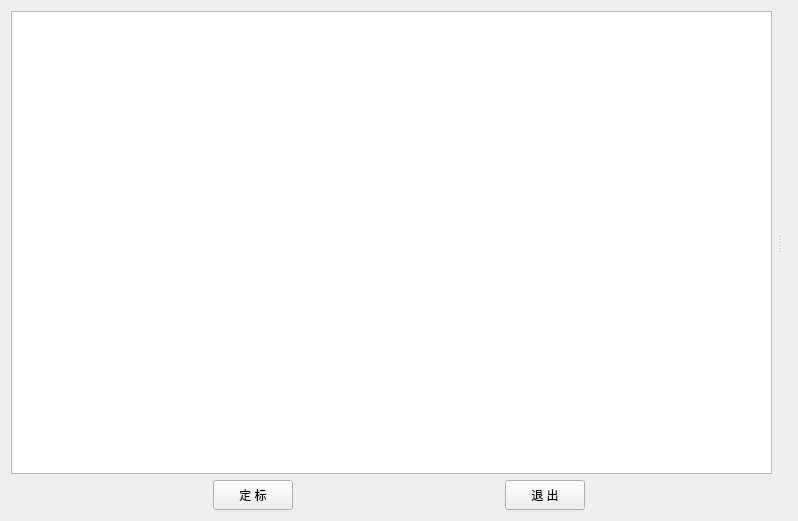
<?xml version="1.0" encoding="UTF-8"?>
<ui version="4.0">
 <class>HElecCalibrateDialog</class>
 <widget class="QDialog" name="HElecCalibrateDialog">
  <property name="geometry">
   <rect>
    <x>0</x>
    <y>0</y>
    <width>798</width>
    <height>521</height>
   </rect>
  </property>
  <property name="windowTitle">
   <string>Dialog</string>
  </property>
  <layout class="QGridLayout" name="gridLayout">
   <item row="0" column="0">
    <widget class="QSplitter" name="splitter">
     <property name="orientation">
      <enum>Qt::Horizontal</enum>
     </property>
     <property name="handleWidth">
      <number>15</number>
     </property>
     <widget class="QTreeWidget" name="treeWidget">
      <property name="headerHidden">
       <bool>true</bool>
      </property>
      <column>
       <property name="text">
        <string notr="true">1</string>
       </property>
      </column>
     </widget>
     <widget class="QStackedWidget" name="stackedWidget"/>
    </widget>
   </item>
   <item row="1" column="0">
    <layout class="QHBoxLayout" name="horizontalLayout">
     <property name="spacing">
      <number>9</number>
     </property>
     <item>
      <spacer name="horizontalSpacer_1">
       <property name="orientation">
        <enum>Qt::Horizontal</enum>
       </property>
       <property name="sizeHint" stdset="0">
        <size>
         <width>20</width>
         <height>20</height>
        </size>
       </property>
      </spacer>
     </item>
     <item>
      <widget class="QPushButton" name="pushButton_1">
       <property name="minimumSize">
        <size>
         <width>0</width>
         <height>30</height>
        </size>
       </property>
       <property name="text">
        <string>定 标</string>
       </property>
       <property name="autoDefault">
        <bool>false</bool>
       </property>
      </widget>
     </item>
     <item>
      <spacer name="horizontalSpacer_2">
       <property name="orientation">
        <enum>Qt::Horizontal</enum>
       </property>
       <property name="sizeHint" stdset="0">
        <size>
         <width>40</width>
         <height>20</height>
        </size>
       </property>
      </spacer>
     </item>
     <item>
      <widget class="QPushButton" name="pushButton_3">
       <property name="minimumSize">
        <size>
         <width>0</width>
         <height>30</height>
        </size>
       </property>
       <property name="text">
        <string>退 出</string>
       </property>
       <property name="autoDefault">
        <bool>false</bool>
       </property>
      </widget>
     </item>
     <item>
      <spacer name="horizontalSpacer_9">
       <property name="orientation">
        <enum>Qt::Horizontal</enum>
       </property>
       <property name="sizeHint" stdset="0">
        <size>
         <width>20</width>
         <height>20</height>
        </size>
       </property>
      </spacer>
     </item>
    </layout>
   </item>
  </layout>
 </widget>
 <resources/>
 <connections>
  <connection>
   <sender>pushButton_3</sender>
   <signal>clicked()</signal>
   <receiver>HElecCalibrateDialog</receiver>
   <slot>reject()</slot>
   <hints>
    <hint type="sourcelabel">
     <x>544</x>
     <y>387</y>
    </hint>
    <hint type="destinationlabel">
     <x>398</x>
     <y>260</y>
    </hint>
   </hints>
  </connection>
 </connections>
</ui>
